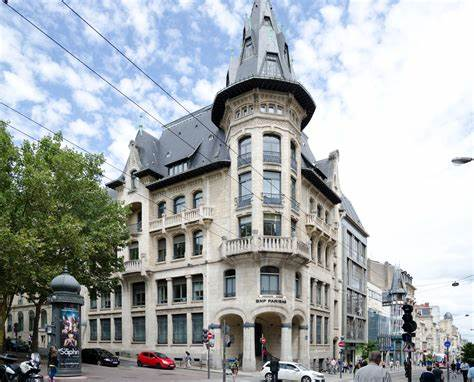
#> input picture OpenCV/img/france.jpeg, 474 x 382 px
$ jupyter execute --allow-errors convolution.ipynb
#> lines starting #> are read from the running program, lines starting #| are printed output that depends on the picture
[cell 1]
import cv2
import numpy as np

#> (a cell that did not finish here is left out)

[cell 3]
# show img

im1 = cv2.imread("./img/france.jpeg")
#> im1 is the input picture: shape (382, 474, 3); mean B, G, R 172.2, 170.2, 164.8
# im1.view()

# Apply identity kernel
kernel1 = np.array([[0, -1, 0],
                    [-1, 4, -1],
                    [0, -1, 0]])
kernel1 = kernel1

identity = cv2.filter2D(src=im1, ddepth=-1, kernel=kernel1)
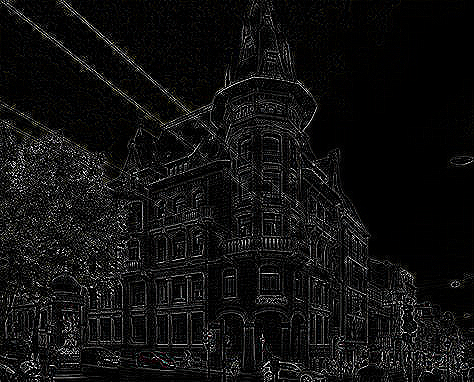
#> identity: shape (382, 474, 3); mean B, G, R 16.6, 16.8, 16.8

cv2.imshow("Helo", identity)
# cv2.imshow("anh 1", im1.view)
cv2.waitKey(10000)
cv2.destroyAllWindows()
